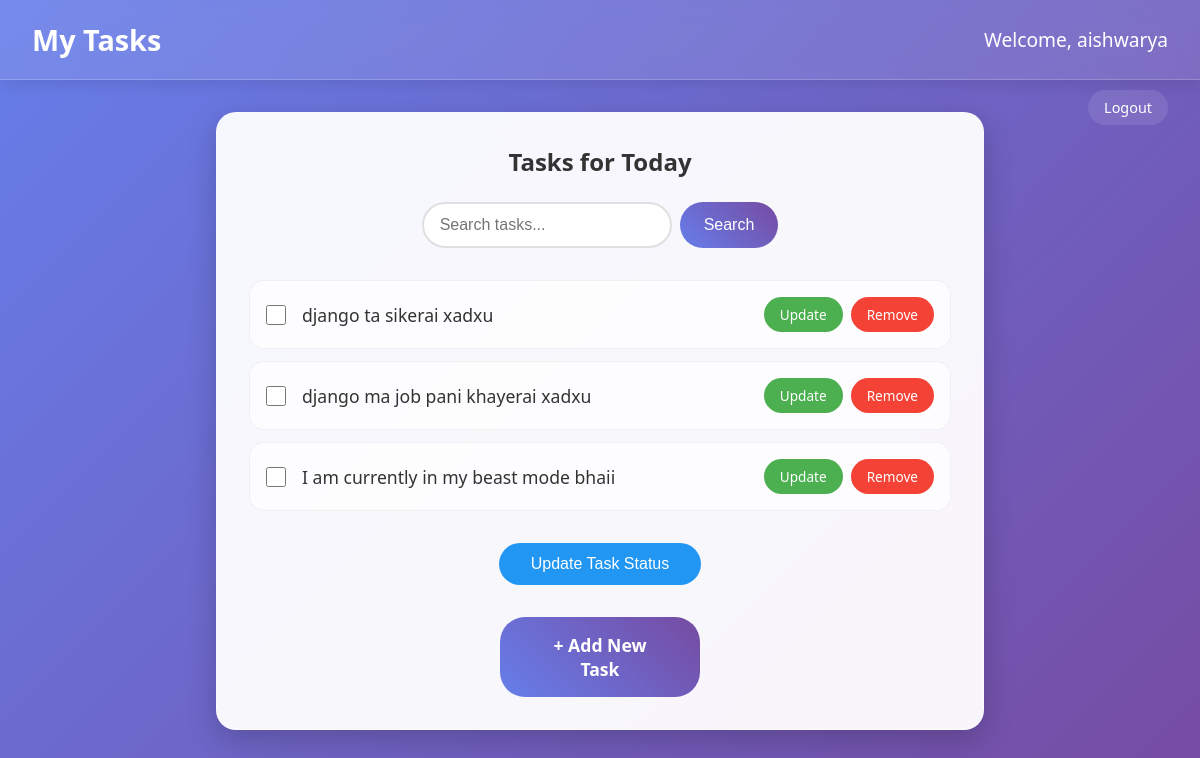
Screenshot of / (signed in) with the database file from the repository.
### tasks/models.py (models this page shows)
class taskss(models.Model) :
    User = models.ForeignKey(User , on_delete=models.CASCADE , null=True , blank=True)
    taskharu = models.CharField(max_length=40)
    priority = models.IntegerField()
    completion = models.BooleanField(default=False)
    class meta :
        ordering = ["completion"]

### tasks/views.py (the view, shortened to what this page needs)
# urls.py: path('',views.index,name="index"),
@login_required
def index(request):
    tasks = taskss.objects.filter(User=request.user)
    search_input = request.GET.get('search-name') or ''
    if search_input :
        tasks = tasks.filter(taskharu__icontains=search_input)
    return render(request, "tasks/index.html", {
        'task': tasks,
        'search_input' : search_input ,
    })

### tasks/templates/tasks/index.html (shortened to what this page needs)
{% load static %}
<!DOCTYPE html>
<html lang="en">
<head>
    <link rel="stylesheet" href="{% static 'tasks/style.css' %}">
</head>
<body>
    <div class="nav">
        <h1>My Tasks</h1>
        <div class="user">Welcome, {{ request.user }}</div>
    </div>
    <div class="auth-links">
        <a href="{% url 'logout' %}">Logout</a>
    </div>
    <div class="container">
        <div class="task-panel">
            <h3>Tasks for Today</h3>
            <form method="GET" action="{% url 'index' %}" class="search-form">
                <input type="text" name="search-name" value="{{ search_input }}" placeholder="Search tasks...">
                <input type="submit" value="Search">
            </form>
            <form method="POST" action="{% url 'index' %}">
                <ul class="task-list">
                    {% for task in task %}
                    <li class="task-item">
                        <div class="task-content">
                            <input type="checkbox" name="completion_{{ task.id }}" class="task-checkbox"
                                   onchange="toggleTaskCompletion(this)">
                            <span class="task-text {% if task.completed %}completed{% endif %}">
                                {{ task.taskharu }}
                            </span>
                        </div>
                        <div class="task-actions">
                            <a href="{% url 'update' task.id %}" class="update-btn">Update</a>
                            <a href="{% url 'remove' task.id %}" class="remove-btn">Remove</a>
                        </div>
                    </li>
                    {% empty %}
                    <li class="no-tasks">No tasks yet! Create your first task to get started.</li>
                    {% endfor %}
                </ul>
                {% if task %}
                <div class="completion-form">
                    <input type="submit" value="Update Task Status" class="completion-submit">
                </div>
                {% endif %}
            </form>
            <a href="{% url 'add' %}" class="add-task-btn">+ Add New Task</a>
        </div>
    </div>
</body>
</html>

### tasks/static/tasks/style.css (style rules this page uses)
* { padding: 0; margin: 0; box-sizing: border-box; }
body { font-family: 'Segoe UI', Tahoma, Geneva, Verdana, sans-serif; background: linear-gradient(135deg, #667eea 0%, #764ba2 100%); min-height: 100vh; color: #333; }
.nav { display: flex; justify-content: space-between; align-items: center; height: 80px; background: rgba(255, 255, 255, 0.1); backdrop-filter: blur(10px); border-bottom: 1px solid rgba(255, 255, 255, 0.2); padding: 0 2rem; box-shadow: 0 4px 15px rgba(0, 0, 0, 0.1); }
.nav h1 { color: white; font-size: 1.8rem; font-weight: 600; }
.user { color: white; font-size: 1.2rem; font-weight: 400; }
.auth-links { position: absolute; top: 90px; right: 2rem; display: flex; gap: 1rem; }
.auth-links a { color: white; text-decoration: none; padding: 0.5rem 1rem; background: rgba(255, 255, 255, 0.1); border-radius: 20px; transition: all 0.3s ease; font-size: 0.9rem; }
.container { max-width: 800px; margin: 2rem auto; padding: 0 1rem; }
.task-panel { background: rgba(255, 255, 255, 0.95); backdrop-filter: blur(10px); border-radius: 20px; padding: 2rem; box-shadow: 0 10px 30px rgba(0, 0, 0, 0.2); border: 1px solid rgba(255, 255, 255, 0.3); }
.task-panel h3 { color: #333; font-size: 1.5rem; margin-bottom: 1.5rem; text-align: center; font-weight: 600; }
.search-form { display: flex; gap: 0.5rem; margin-bottom: 2rem; justify-content: center; }
.search-form input[type="text"] { padding: 0.75rem 1rem; border: 2px solid #e0e0e0; border-radius: 25px; font-size: 1rem; outline: none; transition: all 0.3s ease; min-width: 250px; }
.search-form input[type="submit"] { padding: 0.75rem 1.5rem; background: linear-gradient(45deg, #667eea, #764ba2); color: white; border: none; border-radius: 25px; font-size: 1rem; cursor: pointer; transition: all 0.3s ease; }
.task-list { list-style: none; margin-bottom: 2rem; }
.task-item { display: flex; align-items: center; justify-content: space-between; padding: 1rem; margin-bottom: 0.75rem; background: rgba(255, 255, 255, 0.7); border-radius: 15px; border: 1px solid rgba(0, 0, 0, 0.05); transition: all 0.3s ease; }
.task-content { display: flex; align-items: center; gap: 1rem; flex-grow: 1; }
.task-checkbox { width: 20px; height: 20px; cursor: pointer; accent-color: #667eea; }
.task-text { font-size: 1.1rem; color: #333; }
.task-actions { display: flex; gap: 0.5rem; }
.task-actions a { padding: 0.5rem 1rem; text-decoration: none; border-radius: 20px; font-size: 0.85rem; transition: all 0.3s ease; }
.update-btn { background: #4CAF50; color: white; }
.remove-btn { background: #f44336; color: white; }
.add-task-btn { display: block; width: 200px; margin: 2rem auto 0; padding: 1rem 2rem; background: linear-gradient(45deg, #667eea, #764ba2); color: white; text-decoration: none; border-radius: 25px; text-align: center; font-size: 1.1rem; font-weight: 600; transition: all 0.3s ease; }
.completion-form { margin-top: 1rem; text-align: center; }
.completion-submit { padding: 0.75rem 2rem; background: #2196F3; color: white; border: none; border-radius: 25px; font-size: 1rem; cursor: pointer; transition: all 0.3s ease; }

### rows the page displays
taskss: taskharu "django ta sikerai xadxu"
taskss: taskharu "django ma job pani khayerai xadxu"
taskss: taskharu "I am currently in my beast mode bhaii"

### other values shown
{{ request.user }} "aishwarya"
